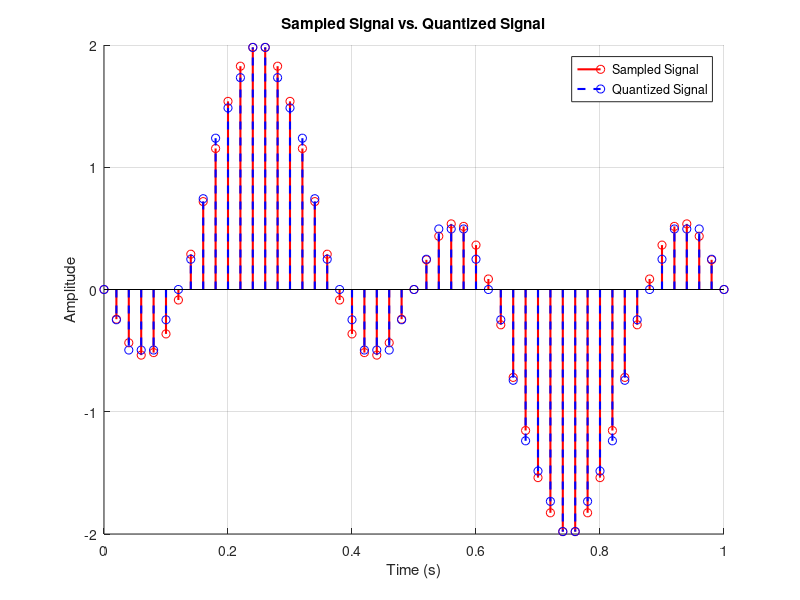
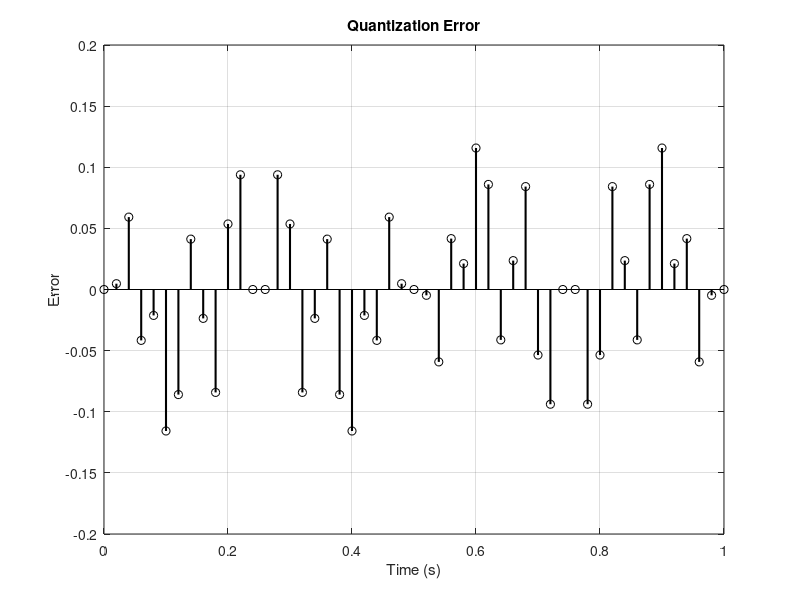

MATLAB code to generate these figures, in order:

% Self-contained script to generate, sample, quantize, and plot signals

clear; close all; clc;

%% 1. Define time axes and message signal
tot = 1;                % total time in seconds
td  = 0.002;            % time resolution for continuous signal
ts  = 0.02;             % sampling period
t   = 0 : td : tot;     % continuous-time vector
n   = 0 : ts : tot;     % sample-time vector

x  = sin(2*pi*t) - sin(6*pi*t);    % original message signal
xs = sin(2*pi*n) - sin(6*pi*n);    % sampled signal

%% 2. Quantization parameters
levels = 16;                        % number of quantization levels
xmin   = min(xs);
xmax   = max(xs);
step   = (xmax - xmin) / levels;    % quantization step size

%% 3. Apply uniform quantization
xq = step * round((xs - xmin) / step) + xmin;

%% 4. Plot sampled vs. quantized
figure;
hold on;
stem(n, xs, 'r',  'LineWidth', 1.5, 'DisplayName', 'Sampled Signal');
stem(n, xq, 'b--', 'LineWidth', 1.5, 'DisplayName', 'Quantized Signal');
hold off;

xlabel('Time (s)');
ylabel('Amplitude');
title('Sampled Signal vs. Quantized Signal');
legend('Location', 'Best');
grid on;

%% 5. Compute and plot quantization error
q_err = xs - xq;

figure;
stem(n, q_err, 'k', 'LineWidth', 1.5);
xlabel('Time (s)');
ylabel('Error');
title('Quantization Error');
grid on;

